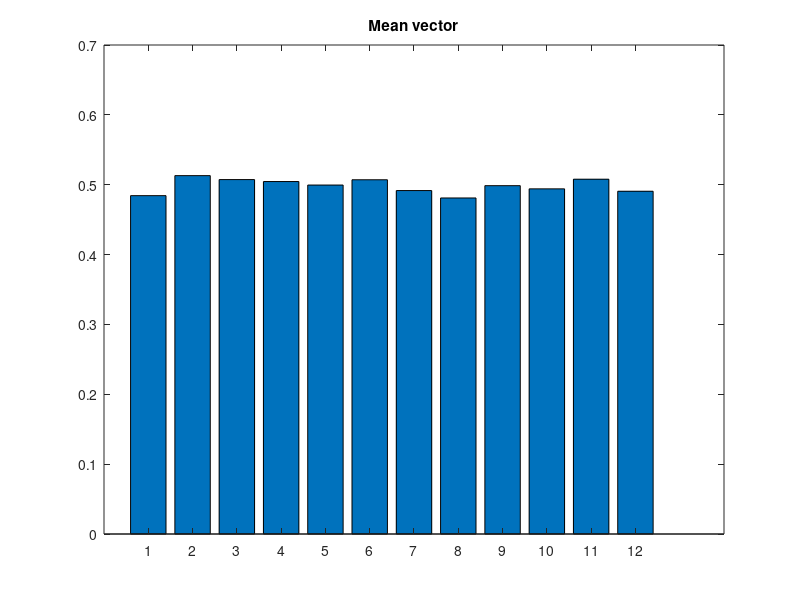
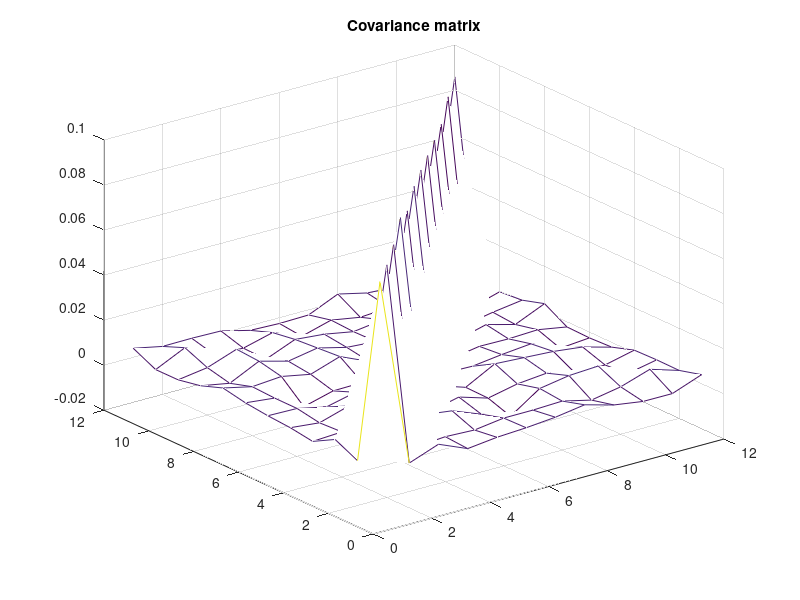

Here is the MATLAB script that generated these plots, in order: (Note: this script raises an error after producing the figures.)
%% curr

p     = 12;
x     = ones([p, 1]);
m_v   = zeros([p, 1]);
cov_m = zeros(p);
N     = 1;
N_max = 1000;

while N < N_max

    x = rand([p, 1]);

    cov_m = cov_m.*(1 - 1/N) + (x-m_v)*(x-m_v)'./(N+1);
    m_v = m_v + (x - m_v)./(N+1);
    N = N + 1;

end

figure(1); bar(m_v); title("Mean vector");
figure(2); mesh(cov_m); title("Covariance matrix");

% a nice similarity measure: 1/(1+norm(cov_m, 'fro'))

%% prev
fs = 44100;
n_10ms = fs*0.010;
N = 5000;
N_cnt = floor(N/n_10ms) - 2;
y = ones([1,N]);
X = [];
Y = [];
p = 12;

    n_cnt = 0;
    while n_cnt < N_cnt

        x = y(n_10ms*n_cnt+1: n_10ms*(n_cnt+3));
        E = sum(x.^2)/(n_10ms*3);

        if 1

            [a,g] = lpc(x,p);
            lsp = poly2lsf(a)';
            features = [a(2:end),lsp];
            X = [X; features];
            Y = [Y; iterCnt];

        end

        n_cnt = n_cnt + 1;

    end
